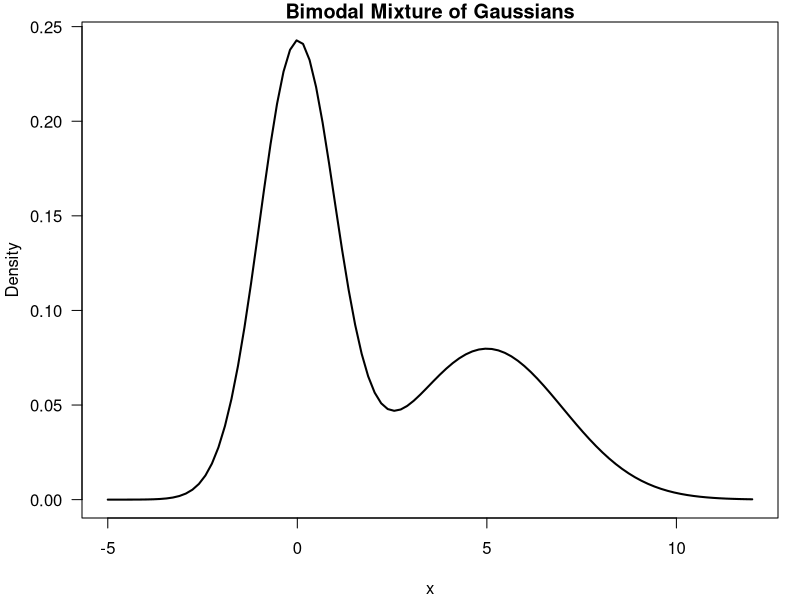
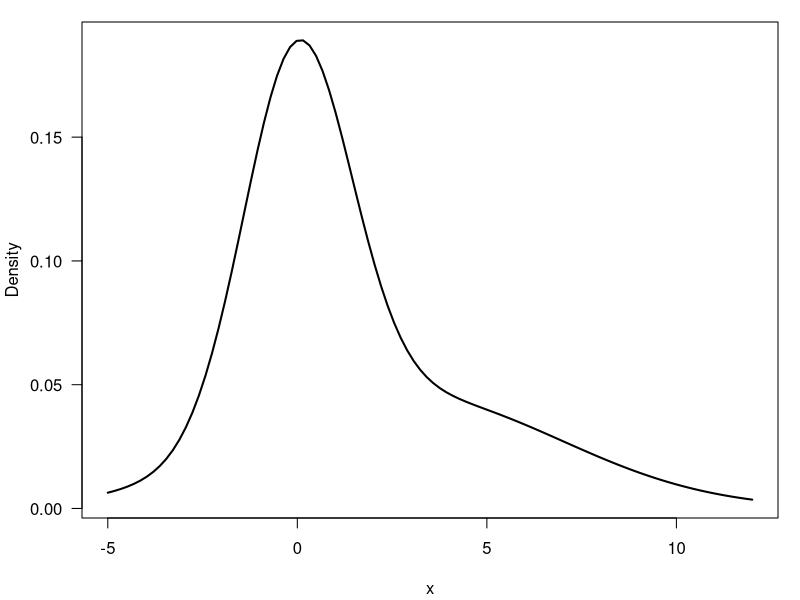
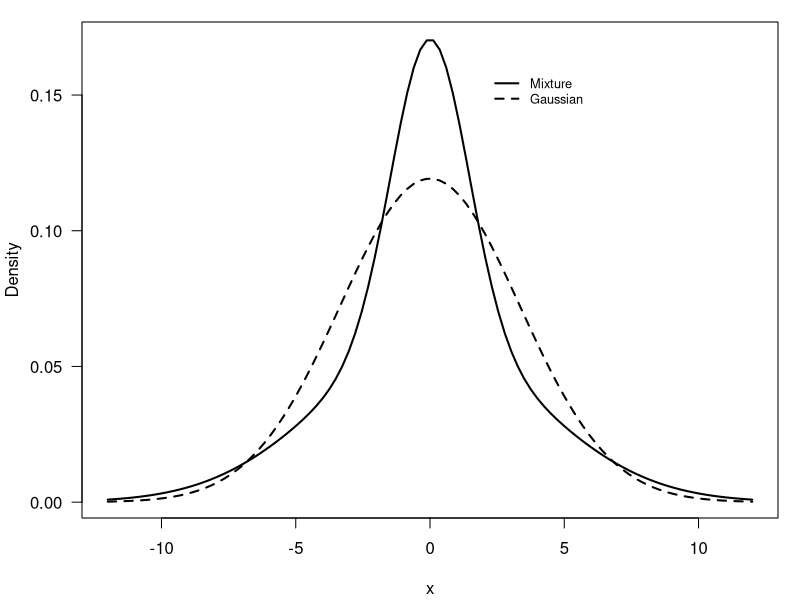
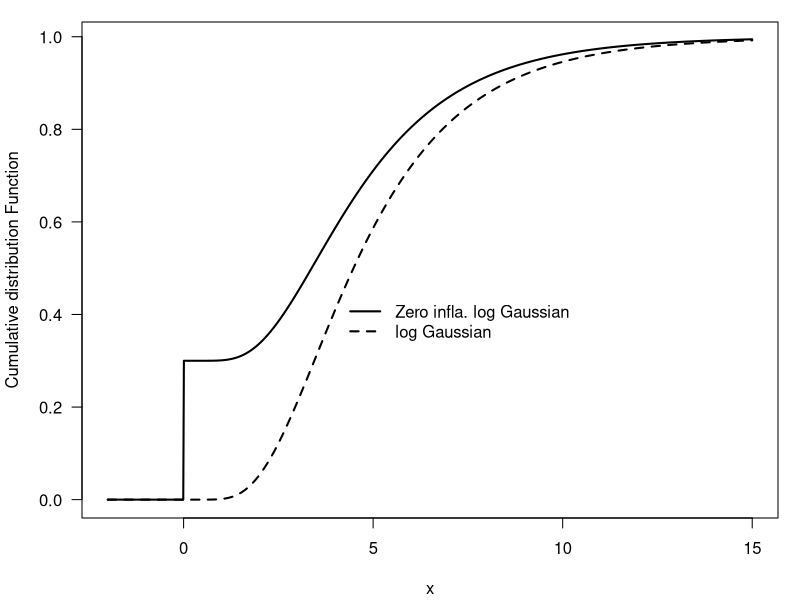
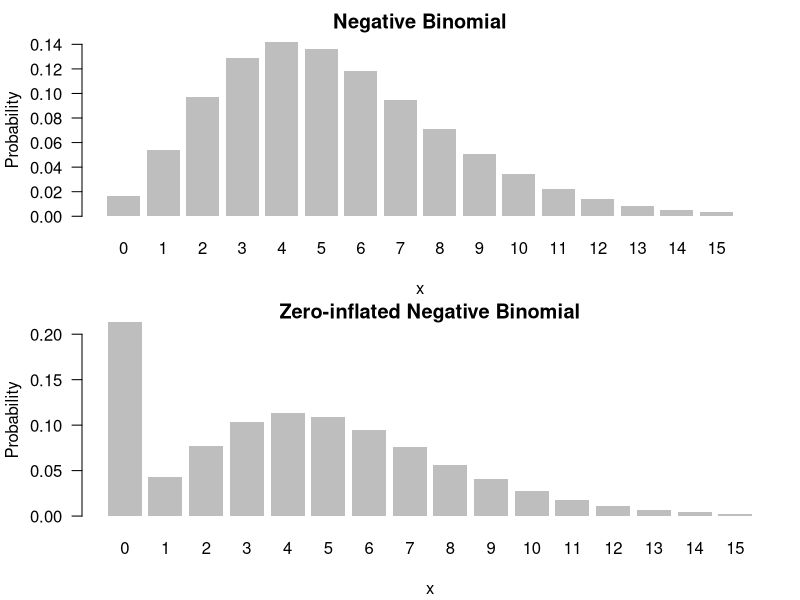
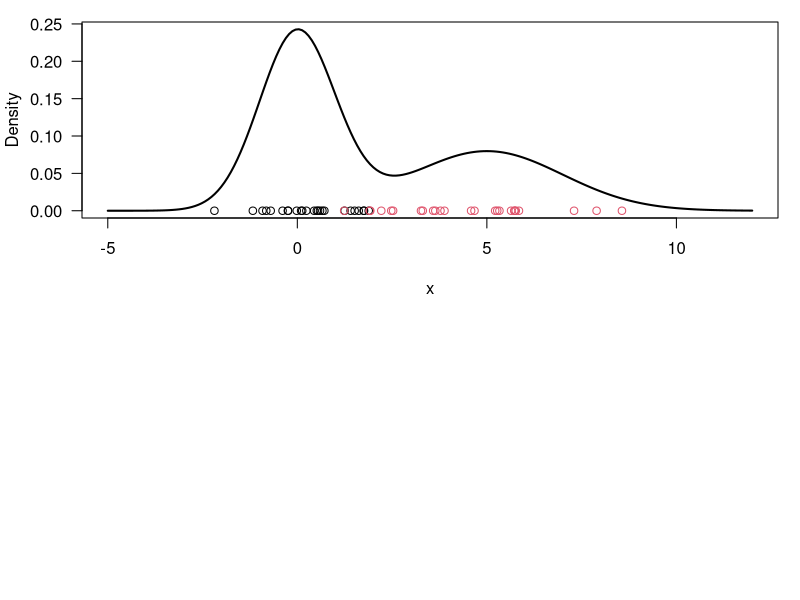

Source code (R) for these figures, in order:
## ---- chunk 1
#| label: fig-Mixture-Gaussians-bimodal-R
#| fig-cap: "Bimodal Mixture of Gaussians"

# Mixture of univariate Gaussians, bimodal
x = seq(-5, 12, length=100)
y = 0.6*dnorm(x, 0, 1) + 0.4*dnorm(x, 5, 2)
par(mar=c(4,4,1,1)+0.1)
plot(x, y, type="l", ylab="Density", las=1, lwd=2)
# set the title
title("Bimodal Mixture of Gaussians")
## ---- chunk 2
#| label: fig-Mixture-Gaussians-skewed
#| fig-cap: "Unimodal Skewed Mixture of Gaussians"

# title: Mixture of univariate Gaussians, unimodal skewed
x = seq(-5, 12, length=100)
y = 0.55*dnorm(x, 0, sqrt(2)) + 0.45*dnorm(x, 3, 4)
par(mar=c(4,4,1,1)+0.1)
plot(x, y, type="l", ylab="Density", las=1, lwd=2)
## ---- chunk 3
#| label: gen-Mixture-Gaussians-heavy-tail

# Mixture of univariate Gaussians, unimodal heavy tail

x = seq(-12, 12, length=100)
y = 0.40*dnorm(x, 0, sqrt(2)) + 
    0.40*dnorm(x, 0, sqrt(16)) + 
    0.20*dnorm(x, 0, sqrt(20))
z = dnorm(x, 0, sqrt(0.4*2+0.4*16+0.2*20))
## ---- chunk 4
#| label: fig-Mixture-Gaussians-heavy-tail
#| fig-cap: "Unimodal Heavy Tailed Mixture of Gaussians"
par(mar=c(4,4,1,1)+0.1)
plot(x, y, type="l", ylab="Density", las=1, lwd=2)
lines(x, z, lty=2, lwd=2)
legend(2, 0.16, c("Mixture","Gaussian"), lty=c(1,2), bty="n", cex=0.77, lwd=c(2,2))
## ---- chunk 5
#| label: fig-Zero-inflated-log-Gaussian-R
#| fig-cap: "Zero inflated log Gaussian"
#| 
## Zero inflated negative binomial distribution
x = seq(-2, 15, length=1000)
y = plnorm(x, 1.5, 0.5)
z = 0.3*as.numeric(x>=0) + (1-0.3)*y
par(mar=c(4,4,1,1)+0.1)
plot(x, y, type="l", las=1, lty=2, xlab="x", 
     ylab="Cumulative distribution Function", lwd=2)
lines(x, z, lty=1, lwd=2)
legend(4, 0.45, c("Zero infla. log Gaussian","log Gaussian"), 
     lty=c(1,2), bty="n", lwd=c(2,2))
## ---- chunk 6
#| label: fig-Zero-inflated-negative-binomial-R
#| fig-cap: "Zero inflated negative binomial"

## title: Zero inflated negative binomial distribution
x = seq(0, 15)
y = dnbinom(x, 8, 0.6)
z = 0.2*c(1,rep(0,length(x)-1)) + (1-0.2)*y
par(mfrow=c(2,1))
par(mar=c(4,4,2,2)+0.1)
barplot(y, names.arg=x, las=1, xlab = "x", ylab="Probability", 
        border=NA, main="Negative Binomial")
par(mar=c(4,4,1,1)+0.1)
barplot(z, names.arg=x, las=1, xlab = "x", ylab="Probability", 
        border=NA, main="Zero-inflated Negative Binomial")
## ---- chunk 7
#| label: generate-mixture-R

# Generate n observations from a mixture of two Gaussian distributions
n     = 50           # required sample size
w     = c(0.6, 0.4)  # mixture weights
mu    = c(0, 5)      # list of means
sigma = c(1, 2)      # list of sds
cc    = sample(1:2, n, replace=T, prob=w) # sample for the component selector
x     = rnorm(n, mu[cc], sigma[cc]) # sample the selected component
## ---- chunk 8
#| label: fig-generate-mixture-R-plot
#| fig-cap: "Mixture of two Gaussians"

# Plot f(x) along with the observations just sampled
xx = seq(-5, 12, length=200)
yy = w[1]*dnorm(xx, mu[1], sigma[1]) + w[2]*dnorm(xx, mu[2], sigma[2])
par(mar=c(4,4,1,1)+0.1)
plot(xx, yy, type="l", ylab="Density", xlab="x", las=1, lwd=2)
points(x, y=rep(0,n), pch=1, col=cc)
